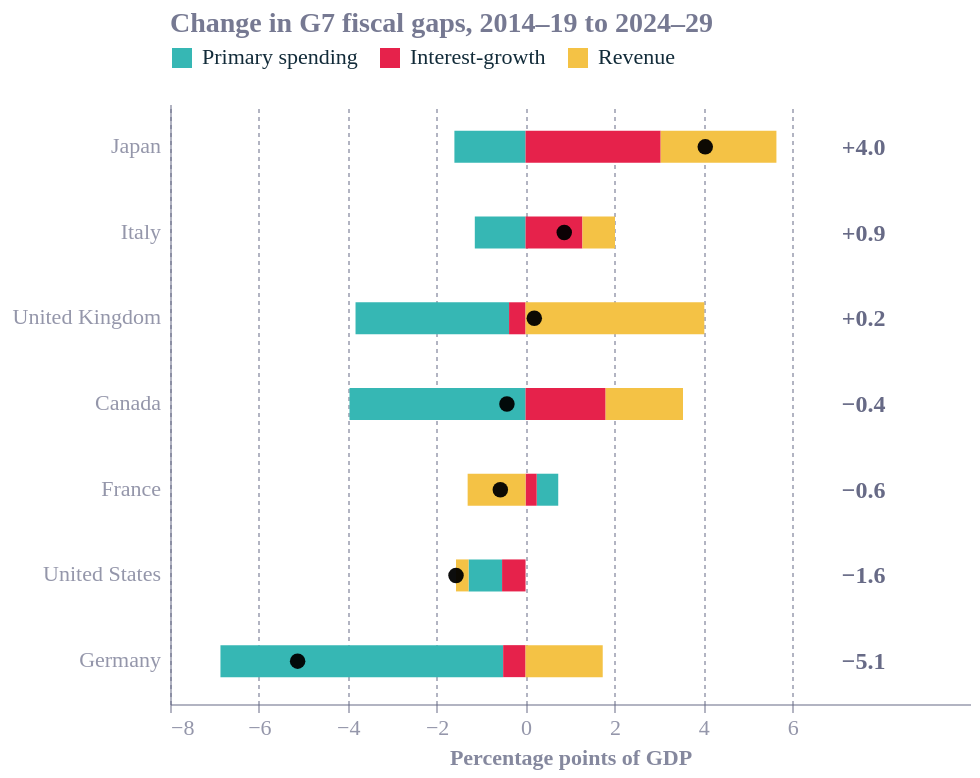

Source (notebook cell):
### Code cell
d = dec.rename(columns={"revenue": "Revenue", "primary_spend": "Primary spending",
                        "snowball": "Interest-growth", "gap_change": "Total"})
comps = ["Primary spending", "Interest-growth", "Revenue"]
order = d.Total.sort_values(ascending=False).index.tolist()
longd = d.reset_index().melt(id_vars=["country", "Total"], value_vars=comps,
                             var_name="component", value_name="pp")
bars = alt.Chart(longd).mark_bar(height=16).encode(
    y=alt.Y("country:N", sort=order, title=None),
    x=alt.X("pp:Q", title="Percentage points of GDP",
            scale=alt.Scale(domain=[-7.5, 9]), axis=alt.Axis(values=list(range(-8, 7, 2)))),
    color=alt.Color("component:N", title=None, sort=comps,
                    legend=alt.Legend(orient="top", direction="horizontal")))
tot = d.reset_index()[["country", "Total"]]
dots = alt.Chart(tot).mark_point(filled=True, color="black", size=60).encode(
    y=alt.Y("country:N", sort=order), x="Total:Q")
lab = alt.Chart(tot).mark_text(align="left", fontSize=12, fontWeight="bold").encode(
    y=alt.Y("country:N", sort=order), x=alt.datum(6.8), text=alt.Text("Total:Q", format="+.1f"))
fig1 = (bars + dots + lab).properties(width=W, height=H,
        title="Change in G7 fiscal gaps, 2014–19 to 2024–29")
save(fig1, "g7_fig01_fiscal_gap_decomposition"); dump(dec, "g7_fig01_fiscal_gap_decomposition")
fig1

### Figure 1 — Vega-Lite specification as saved in the notebook (floating-point values rounded to 4 significant figures)
{"config": {"font": "Circular Std", "text": {"color": "#676A86", "align": "left", "baseline": "middle", "dx": 7, "dy": 0, "fontSize": 11}, "view": {"stroke": null, "continuousWidth": 400, "continuousHeight": 300, "discreteWidth": 400, "discreteHeight": 300}, "range": {"category": ["#36B7B4", "#E6224B", "#F4C245", "#0063AF", "#00A767", "#179FDB", "#EB5C2E"], "diverging": ["#E6224B", "#E54753", "#C9C9C9", "#179FDB", "#122B39"], "heatmap": ["#C9C9C9", "#179FDB", "#0063AF", "#122B39"], "ordinal": ["#00A767", "#36B7B4", "#179FDB", "#0063AF", "#243B5A"]}, "bar": {"color": "#179fdb"}, "line": {"color": "#e6224b"}, "rule": {"color": "#676A86"}, "area": {"opacity": 0.3}, "point": {"filled": true, "size": 80, "color": "#e6224b", "opacity": 0.95}, "geoshape": {"stroke": "white", "strokeWidth": 0.3}, "rect": {"fill": "#d6d4d4", "opacity": 0.3}, "axis": {"labelColor": "#676A86", "labelFontSize": 11, "labelFont": "Circular Std", "labelOpacity": 0.7, "tickColor": "#676A86", "tickOpacity": 0.5, "domainColor": "#676A86", "domainOpacity": 0.5, "gridColor": "#676A86", "gridDash": [2, 2], "gridOpacity": 0.5, "title": null, "titleColor": "#676A86", "titleOpacity": 0.8, "tickSize": 4}, "axisXDiscrete": {"grid": false, "labelAngle": 0, "tickCount": 10, "tickOpacity": 0.5, "title": null}, "axisYDiscrete": {"ticks": false, "labelPadding": 5}, "axisXTemporal": {"grid": false, "ticks": true}, "axisXQuantitative": {"grid": true}, "axisYQuantitative": {"gridColor": "#676A86", "gridDash": [1, 5], "gridOpacity": 0.5, "ticks": false, "labelPadding": 5, "tickCount": 8, "titleAngle": 0, "titleAlign": "left", "titleBaseline": "bottom", "titleX": 0, "titleY": -5}, "title": {"color": "#676A86E6", "subtitleColor": "#676A86", "font": "Circular Std", "subtitleFont": "Circular Std", "anchor": "start", "fontSize": 14, "subtitleFontSize": 12, "subtitlePadding": 4, "offset": 0, "frame": "group"}, "legend": {"titleColor": "#122b39", "title": null, "labelColor": "#122b39", "labelFontSize": 11}}, "layer": [{"data": {"name": "data-967dfd7c424f748bf86db520b7c07588"}, "mark": {"type": "bar", "height": 16}, "encoding": {"color": {"field": "component", "legend": {"direction": "horizontal", "orient": "top"}, "sort": ["Primary spending", "Interest-growth", "Revenue"], "title": null, "type": "nominal"}, "x": {"axis": {"values": [-8, -6, -4, -2, 0, 2, 4, 6]}, "field": "pp", "scale": {"domain": [-7.5, 9]}, "title": "Percentage points of GDP", "type": "quantitative"}, "y": {"field": "country", "sort": ["Japan", "Italy", "United Kingdom", "Canada", "France", "United States", "Germany"], "title": null, "type": "nominal"}}}, {"data": {"name": "data-a3864aa85db8f8a30243658e481be136"}, "mark": {"type": "point", "color": "black", "filled": true, "size": 60}, "encoding": {"x": {"field": "Total", "type": "quantitative"}, "y": {"field": "country", "sort": ["Japan", "Italy", "United Kingdom", "Canada", "France", "United States", "Germany"], "type": "nominal"}}}, {"data": {"name": "data-a3864aa85db8f8a30243658e481be136"}, "mark": {"type": "text", "align": "left", "fontSize": 12, "fontWeight": "bold"}, "encoding": {"text": {"field": "Total", "format": "+.1f", "type": "quantitative"}, "x": {"datum": 6.8}, "y": {"field": "country", "sort": ["Japan", "Italy", "United Kingdom", "Canada", "France", "United States", "Germany"], "type": "nominal"}}}], "height": 300, "title": "Change in G7 fiscal gaps, 2014–19 to 2024–29", "width": 400, "$schema": "https://vega.github.io/schema/vega-lite/v6.4.1.json", "datasets": {"data-967dfd7c424f748bf86db520b7c07588": [{"country": "Canada", "Total": -0.4192, "component": "Primary spending", "pp": -3.962}, {"country": "France", "Total": -0.5677, "component": "Primary spending", "pp": 0.485}, {"country": "Germany", "Total": -5.128, "component": "Primary spending", "pp": -6.361}, {"country": "Italy", "Total": 0.8706, "component": "Primary spending", "pp": -1.142}, {"country": "Japan", "Total": 4.043, "component": "Primary spending", "pp": -1.601}, {"country": "United Kingdom", "Total": 0.1967, "component": "Primary spending", "pp": -3.455}, {"country": "United States", "Total": -1.565, "component": "Primary spending", "pp": -0.7535}, {"country": "Canada", "Total": -0.4192, "component": "Interest-growth", "pp": 1.801}, {"country": "France", "Total": -0.5677, "component": "Interest-growth", "pp": 0.2503}, {"country": "Germany", "Total": -5.128, "component": "Interest-growth", "pp": -0.5039}, {"country": "Italy", "Total": 0.8706, "component": "Interest-growth", "pp": 1.28}, {"country": "Japan", "Total": 4.043, "component": "Interest-growth", "pp": 3.04}, {"country": "United Kingdom", "Total": 0.1967, "component": "Interest-growth", "pp": -0.3711}, {"country": "United States", "Total": -1.565, "component": "Interest-growth", "pp": -0.5283}, {"country": "Canada", "Total": -0.4192, "component": "Revenue", "pp": 1.741}, {"country": "France", "Total": -0.5677, "component": "Revenue", "pp": -1.303}, {"country": "Germany", "Total": -5.128, "component": "Revenue", "pp": 1.736}, {"country": "Italy", "Total": 0.8706, "component": "Revenue", "pp": 0.7328}, {"country": "Japan", "Total": 4.043, "component": "Revenue", "pp": 2.604}, {"country": "United Kingdom", "Total": 0.1967, "component": "Revenue", "pp": 4.022}, {"country": "United States", "Total": -1.565, "component": "Revenue", "pp": -0.283}], "data-a3864aa85db8f8a30243658e481be136": [{"country": "Canada", "Total": -0.4192}, {"country": "France", "Total": -0.5677}, {"country": "Germany", "Total": -5.128}, {"country": "Italy", "Total": 0.8706}, {"country": "Japan", "Total": 4.043}, {"country": "United Kingdom", "Total": 0.1967}, {"country": "United States", "Total": -1.565}]}}
